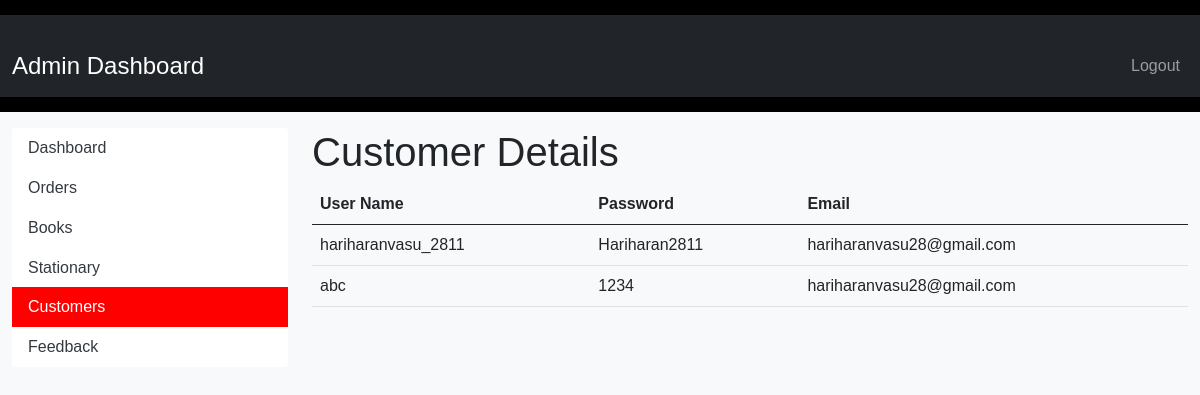
The page /acustomers on the database as committed earlier.
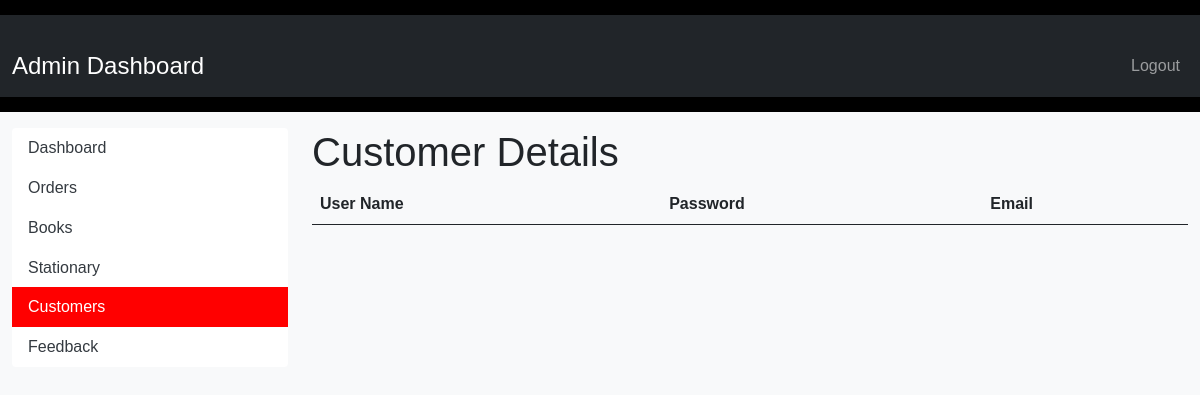
The same page on the database as committed later.
### tables this page shows
CREATE TABLE users(id integer primary key,username text,password text, email text);

### app.py (the view)
@app.route('/acustomers')
def customers():
    conn = connect_db()
    cursor = conn.cursor()
    cursor.execute("SELECT * FROM users")
    users = cursor.fetchall()
    conn.close()
    return render_template('acustomers.html', users=users)

### app.py (called while the page is built)
def connect_db():
    return sqlite3.connect('admin.db')

### templates/acustomers.html (shortened to what this page needs)
<!DOCTYPE html>
<html lang="en">
<head>
    <link href="https://cdn.jsdelivr.net/npm/bootstrap@5.0.2/dist/css/bootstrap.min.css" rel="stylesheet">
    <link rel="stylesheet" href="{{ url_for('static', filename='admin.css') }}">
</head>
<body>
    <header>
        <nav class="navbar navbar-expand-lg navbar-dark bg-dark">
            <div class="container-fluid">
                <a class="navbar-brand" href="#">Admin Dashboard</a>
                <div class="collapse navbar-collapse" id="navbarNav">
                    <ul class="navbar-nav ms-auto">
                        <li class="nav-item">
                            <a class="nav-link" href="admin">Logout</a>
                        </li>
                    </ul>
                </div>
            </div>
        </nav>
    </header>
    <div class="container-fluid mt-3">
        <div class="row">
            <div class="col-md-3">
                <div class="list-group">
                    <a href="adminhome" class="list-group-item list-group-item-action">Dashboard</a>
                    <a href="aorders" class="list-group-item list-group-item-action">Orders</a>
                    <a href="abooks" class="list-group-item list-group-item-action">Books</a>
                    <a href="astationary" class="list-group-item list-group-item-action">Stationary</a>
                    <a href="acustomers" class="list-group-item list-group-item-action active">Customers</a>
                    <a href="afeedback" class="list-group-item list-group-item-action">Feedback</a>
                </div>
            </div>
            <div class="col-md-9">
                <h1>Customer Details</h1>
                <table class="table">
                    <thead>
                        <tr>
                            <th>User Name</th>
                            <th>Password</th>
                            <th>Email</th>
                        </tr>
                    </thead>
                    <tbody>
                        {% for user in users %}
                        <tr>
                            <td>{{ user[0] }}</td>
                            <td>{{ user[1] }}</td>
                            <td>{{ user[2] }}</td>
                        </tr>
                        {% endfor %}
                    </tbody>
                </table>
            </div>
        </div>
    </div>
</body>
</html>

Rows that differ between the two databases and show on the page:
removed users: username "hariharanvasu_2811", password "Hariharan2811", email "hariharanvasu28@gmail.com"
removed users: username "abc", password "1234", email "hariharanvasu28@gmail.com"
